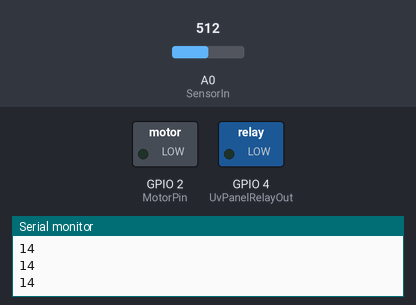
This sketch was run on a simulated ESP8266 (NodeMCU). Shown: switched loads named in the sketch (green lamp = pin HIGH), the last lines printed to the serial monitor. The test bench sets the inputs (shaded band); at power-on: A0 (SensorIn) = 512. WiFi joins after 1.5 s; servers stay silent unless stated; network time is answered at once with the bench clock; the local clock reads 2024-03-15 10:24:30 at power-on unless the sketch sets it.

Above: at 2.7 s.
2.8 s: A0 (SensorIn) set to 592
4.3 s: A0 (SensorIn) set to 620
At 5.5 s:
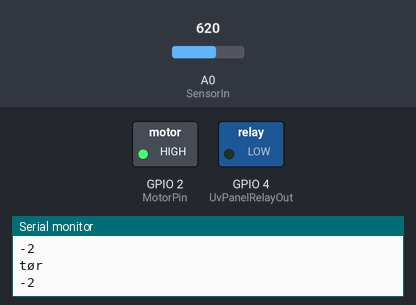
5.8 s: A0 (SensorIn) set to 511
At 6.6 s:
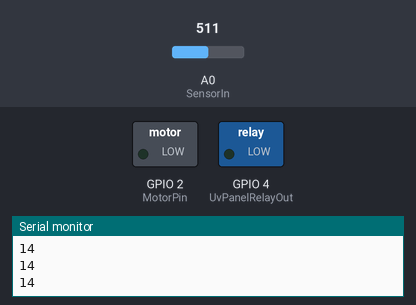
7.3 s: A0 (SensorIn) set to 716
At 8.0 s:
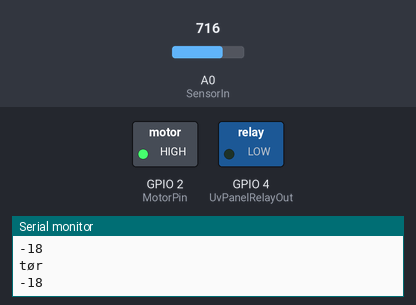
Timing chart, 0 to 9.8 s (numbered marks = the images above; inputs shaded):
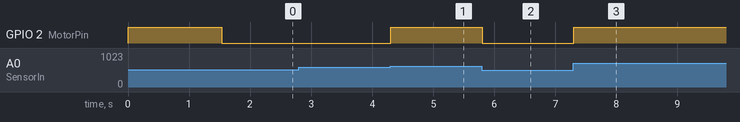

The sketch:

Self_Watering_Plant_Pot.ino
```cpp
#include <NTPClient.h>
#include <ESP8266WiFi.h>
#include <WiFiUdp.h>

// Connecting to wifi
const char *ssid     = "Kobberfabrikkens Net";
const char *password = "kobberfabrikken";

const long utcOffsetInSeconds = 3600;

char daysOfTheWeek[7][12] = {"Sunday", "Monday", "Tuesday", "Wednesday", "Thursday", "Friday", "Saturday"};

// Define NTP Client to get time
WiFiUDP ntpUDP;
NTPClient timeClient(ntpUDP, "pool.ntp.org", utcOffsetInSeconds);

// Initializing the pins
int MotorPin = 2;
int UvPanelRelayOut = 4;
int SensorIn = A0;
int SensorValue;
int OnTime[2] = {16,35};
int OffTime[2] = {16,36};


int PumpTurnOnValue = 0;

void setup() {

  // Starting serial monitor
  Serial.begin(9600);

  //Controle pins for waterpump
  pinMode(MotorPin, OUTPUT);

  pinMode(UvPanelRelayOut, OUTPUT);

  // Input pin for Moisture sensor
  pinMode(SensorIn, INPUT);

  WiFi.begin(ssid, password);

  pinMode(LED_BUILTIN, OUTPUT);     // Initialize the LED_BUILTIN pin as an output
  digitalWrite(LED_BUILTIN, HIGH);

  while ( WiFi.status() != WL_CONNECTED ) {
    delay ( 500 );
    Serial.print ( "." );
  }

  timeClient.begin();
  timeClient.update();
  Serial.print(daysOfTheWeek[timeClient.getDay()]);
  Serial.print(", ");
  Serial.print(timeClient.getHours());
  Serial.print(":");
  Serial.print(timeClient.getMinutes());
  Serial.print(":");
  Serial.println(timeClient.getSeconds());

}

void loop() {

  // Mapping the value from the moisture sensor to value between 0 and 100
  SensorValue = map(analogRead(SensorIn), 600, 0, 0, 100);
  Serial.println(SensorValue);

  // Turning the pump on if the value drops below 50 percent
  if (SensorValue < PumpTurnOnValue) {

    digitalWrite(MotorPin, HIGH);
    Serial.println("tør");

  } else {

    digitalWrite(MotorPin, LOW);

  }

  timeClient.update();

  if(timeClient.getHours() >= OnTime[0] && timeClient.getMinutes() >= OnTime[1] && timeClient.getHours() <= OffTime[0] && timeClient.getMinutes() <= OffTime[1]){

    digitalWrite(UvPanelRelayOut, HIGH);
    Serial.println("Tænder uv-panel");

  }

  else {

    digitalWrite(UvPanelRelayOut, LOW);

  }
}
```

Measured:
- the behaviour switches between 608 and 609 on A0 (SensorIn) (found by bisection; images 0 and 1)
- after the input at 4.3 s, GPIO 2 (MotorPin): LOW → HIGH at once
- after the input at 5.8 s, GPIO 2 (MotorPin): HIGH → LOW at once
- after the input at 7.3 s, GPIO 2 (MotorPin): LOW → HIGH at once
